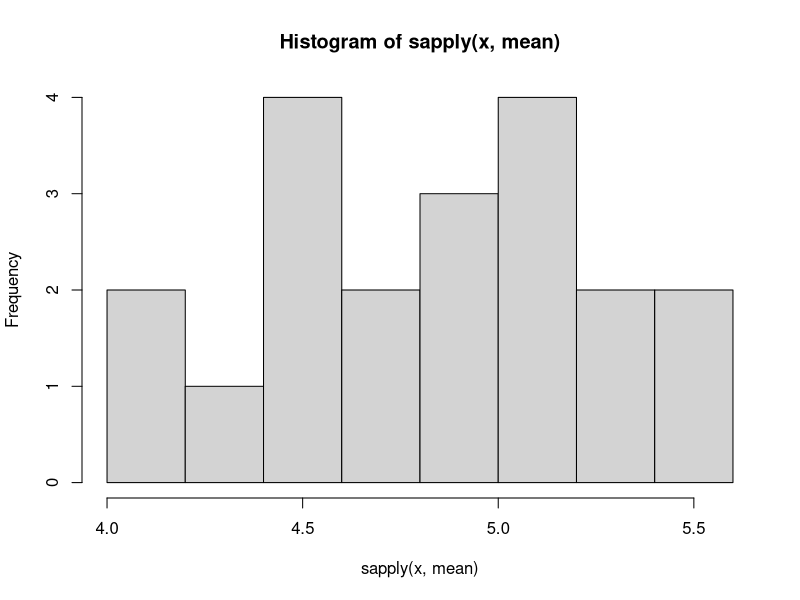
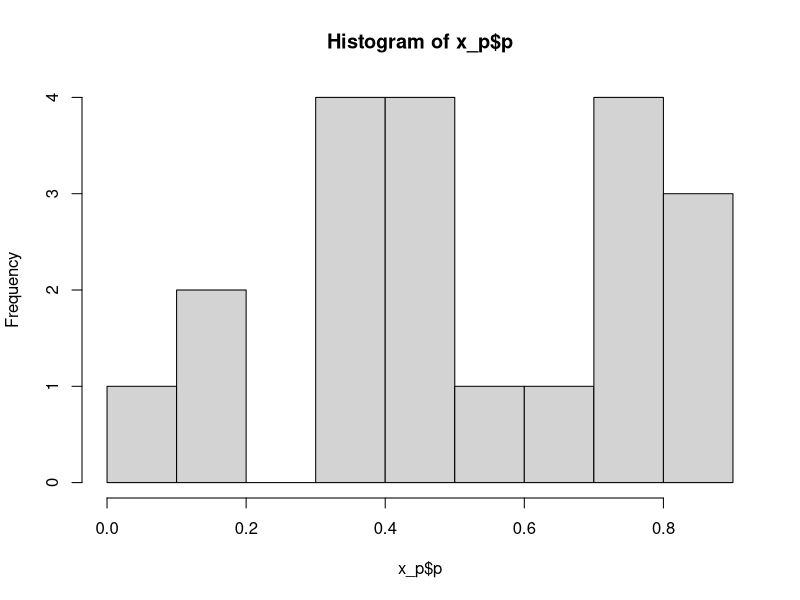

Recreate these plots in R, in order.

group_size<-20 # assumed sample size per grou
mean_acne<-5 # expected pimple count without any adverse jelly bean effect
col_list<-c("purple","brown","pink","blue","teal","salmon","red","turquoise","magenta","yellow","grey","tan","cyan","GREEN","mauve","beige","lilac","black","peach","orange")
#col_list<-colors() # list of [pretend] jelly bean colours ; col_list<-col_list[-c(grep("^gray",col_list),grep("^grey",col_list))]

ntests<-length(col_list)
ntests

# null hypothesis value of mean (true in every case for simulations)
m0<-mean_acne

# function to generate random pimple count (poisson count random variables)
facne_count<-function(n,ave){rpois(n,ave)}
#fgen_acne_count<-function(n,ave){rnorm(n,ave)}

x<-lapply(1:length(col_list),function(i){facne_count(group_size,mean_acne)})
names(x)<-col_list
#hist(unlist(x))
hist(sapply(x,mean))

pvals<-lapply(x,function(i){t.test(i,mu=m0)$p.value})
x_p<-data.frame(colour=col_list,p=unlist(pvals),row.names=NULL)
hist(x_p$p)

head(x_p[order(x_p$p),])

sum(x_p$p<.05)/ntests # proportion of total proportion of p-values below .05

# bonferroni adjustment (divide p-value cut-off by the number of tests)
.05/ntests # new cut-off
sum(x_p$p<.05/ntests) # number of p-values below bonferroni cut-off




fquicksim<-function(cutoff){
  x<-lapply(1:length(col_list),function(i){facne_count(group_size,mean_acne)})
  pvals<-unlist(lapply(x,function(i){t.test(i,mu=m0)$p.value}))
  sum(pvals<cutoff)
}


nsim<-10000
rerun<-unlist(lapply(1:nsim,function(i){fquicksim(.05/ntests)}))
sum(rerun)


